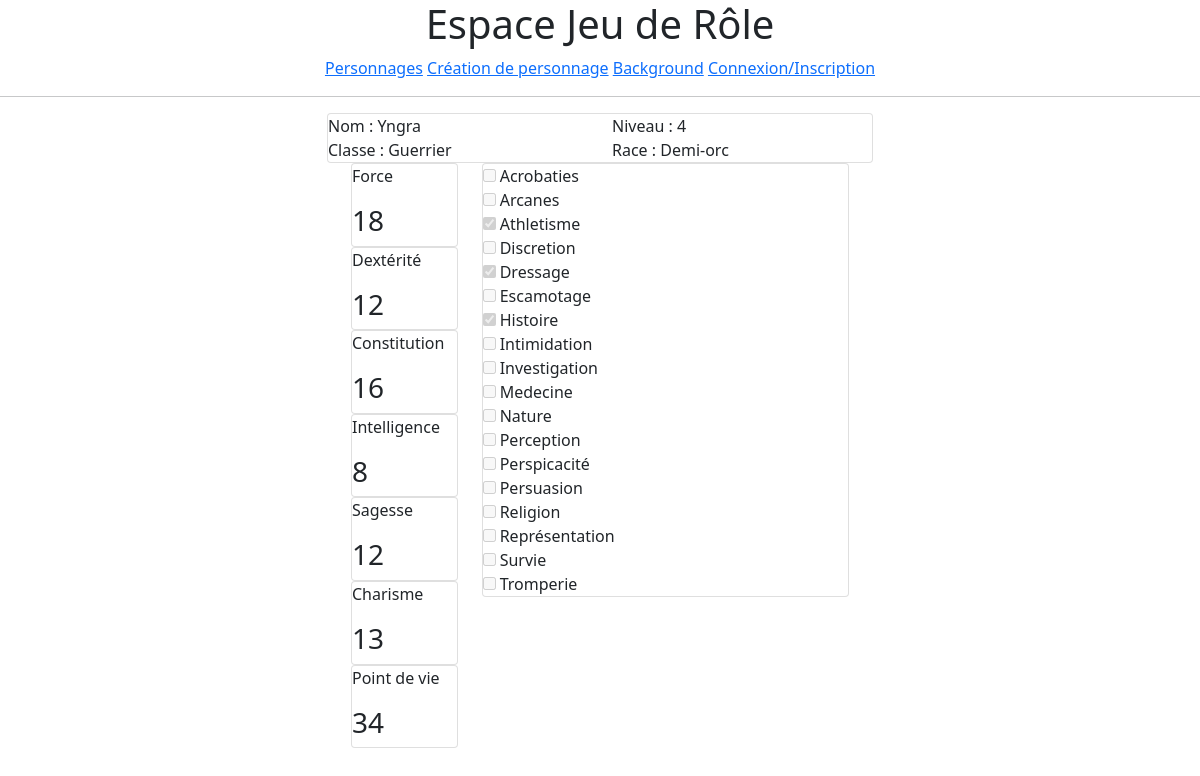
The page /personnage.php?id=1 on the database its author committed.
### tables this page shows
CREATE TABLE IF NOT EXISTS `personnage` (
  `id` int(11) NOT NULL AUTO_INCREMENT,
  `id_user` int(11) NOT NULL,
  `id_description` int(11) NOT NULL DEFAULT '0',
  `name` varchar(30) NOT NULL,
  `class` varchar(30) NOT NULL,
  `level` int(10) NOT NULL,
  `race` varchar(30) NOT NULL,
  `hp` int(3) NOT NULL,
  `strength` int(2) NOT NULL,
  `dexterity` int(2) NOT NULL,
  `constitution` int(2) NOT NULL,
  `intelligence` int(2) NOT NULL,
  `wisdom` varchar(2) NOT NULL,
  `charisma` varchar(2) NOT NULL,
  PRIMARY KEY (`id`)
);

CREATE TABLE IF NOT EXISTS `competences` (
  `id` int(11) NOT NULL AUTO_INCREMENT,
  `id_carac` int(11) NOT NULL,
  `acrobatie` tinyint(1) NOT NULL DEFAULT '0',
  `arcanes` tinyint(1) NOT NULL DEFAULT '0',
  `athletisme` tinyint(1) NOT NULL DEFAULT '0',
  `discretion` tinyint(1) NOT NULL DEFAULT '0',
  `dressage` tinyint(1) NOT NULL DEFAULT '0',
  `escamotage` tinyint(1) NOT NULL DEFAULT '0',
  `histoire` tinyint(1) NOT NULL DEFAULT '0',
  `intimidation` tinyint(1) NOT NULL DEFAULT '0',
  `investigation` tinyint(1) NOT NULL DEFAULT '0',
  `medecine` tinyint(1) NOT NULL DEFAULT '0',
  `nature` tinyint(1) NOT NULL DEFAULT '0',
  `perception` tinyint(1) NOT NULL DEFAULT '0',
  `perspicasité` tinyint(1) NOT NULL DEFAULT '0',
  `persuasion` tinyint(1) NOT NULL DEFAULT '0',
  `religion` tinyint(1) NOT NULL DEFAULT '0',
  `representation` tinyint(1) NOT NULL DEFAULT '0',
  `survie` tinyint(1) NOT NULL DEFAULT '0',
  `tromperie` tinyint(1) NOT NULL DEFAULT '0',
  PRIMARY KEY (`id`)
);

### requete_sql.php (called while the page is built, shortened)
<?php
function getPersonnageID($id){
    $bdd = MyPDO::getInstance();
    $sql = $bdd->prepare("SELECT * from personnage WHERE id = ?");
    $sql->execute(array($id));
    return $sql->fetchAll();
}
function getComp($id_carac){
    $bdd = MyPDO::getInstance();
    $sql = $bdd->prepare("SELECT * from competences WHERE id_carac = ?");
    $sql->execute(array($id_carac));
    return $sql->fetchAll();
}

### personnage.php (the view, shortened to what this page needs)
<?php
$header = include("header.php");
include "class/webpage.class.php";
include "requete_sql.php";
if(isset($_GET["id"]) && !empty($_GET["id"])){
    $id = $_GET["id"];
}
$html = $header;
foreach(getPersonnageID($id) as $donnee){
    $html .= <<<HTML
    <div class="container">
        <div class="row">
            <div class="col-3"></div>
            <div class="col">
                <div class="card">
                    <div class="row">
                        <div class="col">
                            <label for="nom">Nom : $donnee[name]</label>
                            <br>
                            <label for="classe">Classe : $donnee[class]</label>
                        </div>
                        <div class="col">
                            <label for="niveau">Niveau : $donnee[level]</label>
                            <br>
                            <label for="race">Race : $donnee[race]</label>
                        </div>
                    </div>
                </div>
                <div class="container">
                    <div class="row">
                        <div class="col-3">
                            <div class="card">
                                <p>Force</p>
                                <h3 id="force">$donnee[strength]</h3>
                            </div>
                            <div class="card">
                                <p>Dextérité</p>
                                <h3 id="dexterite">$donnee[dexterity]</h3>
                            </div>
                            <div class="card">
                                <p>Constitution</p>
                                <h3 id="constitution">$donnee[constitution]</h3>
                            </div>
                            <div class="card">
                                <p>Intelligence</p>
                                <h3 id="intelligence">$donnee[intelligence]</h3>
                            </div>
                            <div class="card">
                                <p>Sagesse</p>
                                <h3 id="sagesse">$donnee[wisdom]</h3>
                            </div>
                            <div class="card">
                                <p>Charisme</p>
                                <h3 id="charisme">$donnee[charisma]</h3>
                            </div>
                            <div class="card">
                                <p>Point de vie</p>
                                <h3 id="hp">$donnee[hp]</h3>
                            </div>
                        </div>
                        <div class="col-9">
                            <div class="card">
HTML;
}
foreach(getComp($id) as $skill){
    if($skill["acrobatie"] == 1){
        $html .= <<<HTML
            <div>
                <input type="checkbox" name="acrobaties" checked disabled>
                <label for="acrobaties">Acrobaties</label>
            </div>
HTML;
    } else {
        $html .= <<<HTML
            <div>
                <input type="checkbox" name="acrobaties"  disabled>
                <label for="acrobaties">Acrobaties</label>
            </div>
HTML;
    }
if($skill["arcanes"] == 1){
    $html .= <<<HTML
        <div>
            <input type="checkbox" name="arcanes" checked disabled>
            <label for="arcanes">Arcanes</label>
        </div>
HTML;
} else {
    $html .= <<<HTML
        <div>
            <input type="checkbox" name="arcanes"  disabled>
            <label for="arcanes">Arcanes</label>
        </div>
HTML;
}
if($skill["athletisme"] == 1){
    $html .= <<<HTML
        <div>
            <input type="checkbox" name="athletisme" checked disabled>
            <label for="athletisme">Athletisme</label>
        </div>
HTML;
}
if($skill["discretion"] == 1){
    $html .= <<<HTML
        <div>
            <input type="checkbox" name="discretion" checked disabled>
            <label for="discretion">Discretion</label>
        </div>
HTML;
} else {
    $html .= <<<HTML
        <div>
            <input type="checkbox" name="discretion"  disabled>
            <label for="discretion">Discretion</label>
        </div>
HTML;
}
if($skill["dressage"] == 1){
    $html .= <<<HTML
        <div>
            <input type="checkbox" name="dressage" checked disabled>
            <label for="dressage">Dressage</label>
        </div>
HTML;
}
if($skill["escamotage"] == 1){
    $html .= <<<HTML
        <div>
            <input type="checkbox" name="escamotage" checked disabled>
            <label for="escamotage">Escamotage</label>
        </div>
HTML;
} else {
    $html .= <<<HTML
        <div>
            <input type="checkbox" name="escamotage"  disabled>
            <label for="escamotage">Escamotage</label>
        </div>
HTML;
}
if($skill["histoire"] == 1){
    $html .= <<<HTML
        <div>
            <input type="checkbox" name="histoire" checked disabled>
            <label for="histoire">Histoire</label>
        </div>
HTML;
}
if($skill["intimidation"] == 1){
    $html .= <<<HTML
        <div>
            <input type="checkbox" name="intimidation" checked disabled>
            <label for="intimidation">Intimidation</label>
        </div>
HTML;
} else {
    $html .= <<<HTML
        <div>
            <input type="checkbox" name="intimidation"  disabled>
            <label for="intimidation">Intimidation</label>
        </div>
HTML;
}
if($skill["investigation"] == 1){
    $html .= <<<HTML
        <div>
            <input type="checkbox" name="investigation" checked disabled>
            <label for="investigation">Investigation</label>
        </div>
HTML;
} else {
    $html .= <<<HTML
        <div>
            <input type="checkbox" name="investigation"  disabled>
            <label for="investigation">Investigation</label>
        </div>
HTML;
}
if($skill["medecine"] == 1){
    $html .= <<<HTML
        <div>
            <input type="checkbox" name="medecine" checked disabled>
            <label for="medecine">Medecine</label>
        </div>
HTML;
} else {
    $html .= <<<HTML
        <div>
            <input type="checkbox" name="medecine"  disabled>
            <label for="medecine">Medecine</label>
        </div>
HTML;
}
if($skill["nature"] == 1){
    $html .= <<<HTML
        <div>
            <input type="checkbox" name="nature" checked disabled>
            <label for="nature">Nature</label>
        </div>
HTML;
} else {
    $html .= <<<HTML
        <div>
            <input type="checkbox" name="nature"  disabled>
            <label for="nature">Nature</label>
        </div>
HTML;
}
if($skill["perception"] == 1){
    $html .= <<<HTML
        <div>
            <input type="checkbox" name="perception" checked disabled>
            <label for="perception">Perception</label>
        </div>
HTML;
} else {
    $html .= <<<HTML
        <div>
            <input type="checkbox" name="perception"  disabled>
            <label for="perception">Perception</label>
        </div>
HTML;
}
if($skill["perspicasité"] == 1){
    $html .= <<<HTML
        <div>
            <input type="checkbox" name="perspicacite" checked disabled>
            <label for="perspicacite">Perspicacité</label>
        </div>
HTML;
} else {
    $html .= <<<HTML
        <div>
            <input type="checkbox" name="perspicacite"  disabled>
            <label for="perspicacite">Perspicacité</label>
        </div>
HTML;
}
if($skill["persuasion"] == 1){
    $html .= <<<HTML
        <div>
            <input type="checkbox" name="persuasion" checked disabled>
            <label for="persuasion">Persuasion</label>
        </div>
HTML;
} else {
    $html .= <<<HTML
        <div>
            <input type="checkbox" name="persuasion"  disabled>
            <label for="persuasion">Persuasion</label>
        </div>
HTML;
}
if($skill["religion"] == 1){
    $html .= <<<HTML
        <div>
            <input type="checkbox" name="religion" checked disabled>
            <label for="religion">Religion</label>
        </div>
HTML;
} else {
    $html .= <<<HTML
        <div>
            <input type="checkbox" name="religion"  disabled>
            <label for="religion">Religion</label>
        </div>
HTML;
}
if($skill["representation"] == 1){
    $html .= <<<HTML
        <div>
            <input type="checkbox" name="representation" checked disabled>
            <label for="representation">Représentation</label>
        </div>
HTML;
} else {
    $html .= <<<HTML
        <div>
            <input type="checkbox" name="representation"  disabled>
            <label for="representation">Représentation</label>
        </div>
HTML;
}
if($skill["survie"] == 1){
    $html .= <<<HTML
        <div>
            <input type="checkbox" name="survie" checked disabled>
            <label for="survie">Survie</label>
        </div>
HTML;
} else {
    $html .= <<<HTML
        <div>
            <input type="checkbox" name="survie"  disabled>
            <label for="survie">Survie</label>
        </div>
HTML;
}
if($skill["tromperie"] == 1){
    $html .= <<<HTML
        <div>
            <input type="checkbox" name="tromperie" checked disabled>
            <label for="tromperie">Tromperie</label>
        </div>
HTML;
} else {
    $html .= <<<HTML
        <div>
            <input type="checkbox" name="tromperie"  disabled>
            <label for="tromperie">Tromperie</label>
        </div>
HTML;
}
}
    $html .= <<<HTML
                            </div>
                        </div>
                    </div>
                </div>
            </div>
            <div class="col-3"></div>
        </div>
    </div>
HTML;
$page = new WebPage("Création de personnages");
$page->appendContent($html);
$page->appendCssUrl("css/style.css");
$page->appendCssUrl("https://cdn.jsdelivr.net/npm/bootstrap@5.0.0-beta2/dist/css/bootstrap.min.css");
echo $page->buildPage();

### css/style.css (style rules this page uses)
* { margin: 0px; padding: 0px; font-family: 'Segoe UI', Tahoma, Geneva, Verdana, sans-serif; }

### rows shown on the page
personnage: name "Yngra", class "Guerrier", level "4", race "Demi-orc", strength "18", dexterity "12", constitution "16", intelligence "8", wisdom "12", charisma "13", hp "34"
